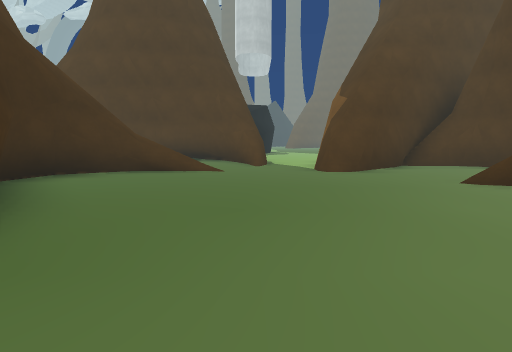
view 1 (above)

17 first-person views from a walk through a 3-D level made in the Unity game engine. The camera is 1.2 m above the floor, tilts 6° down and sees 75° across. The floor is counted in squares, 2 m on a side. Each view is taken from the middle of a square. On the plan, view 1 faces up. The plan holds only what a view shows up to about 10 squares ahead; the rest is blank. The place goes on beyond the plan. The player is left out. Some animated figures are not drawn. Some surface patterns are stand-ins.

view 2
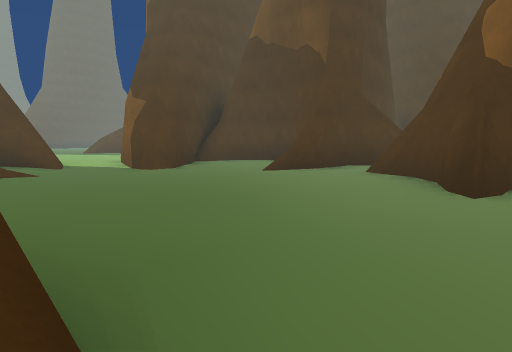

view 3
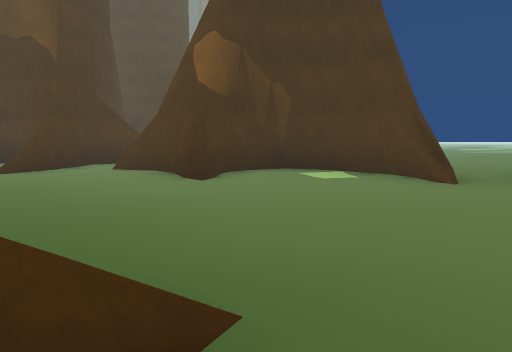

view 4
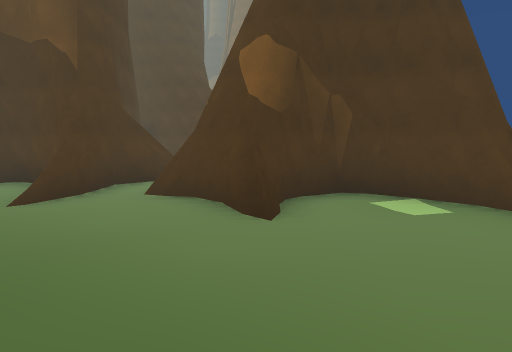

view 5
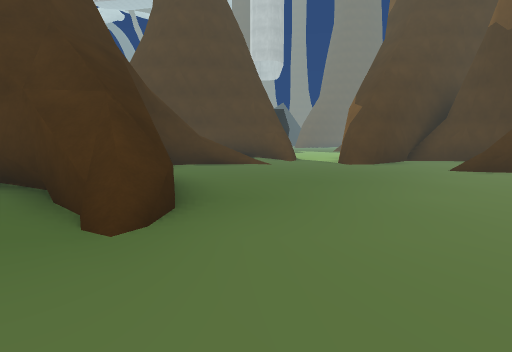

view 6
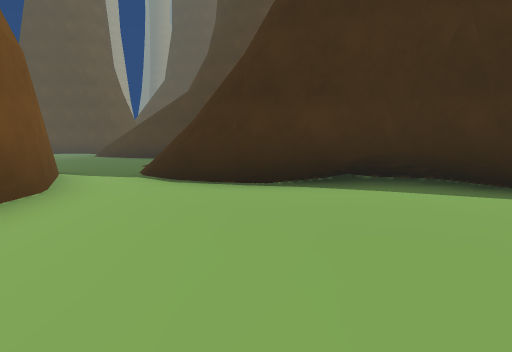

view 7
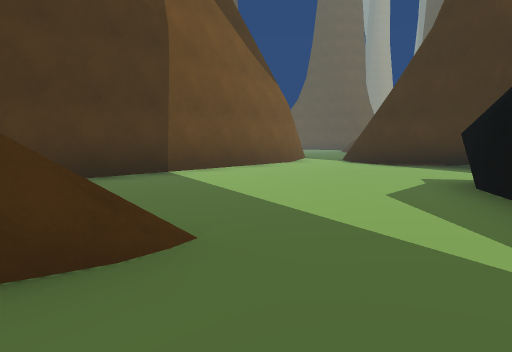

view 8
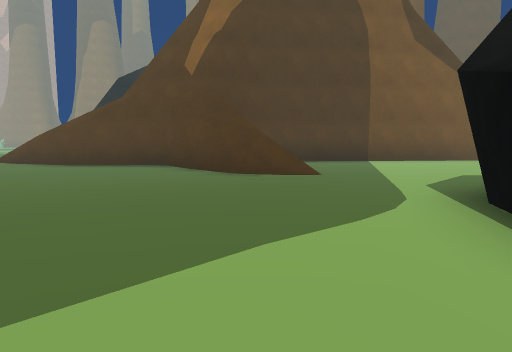

view 9
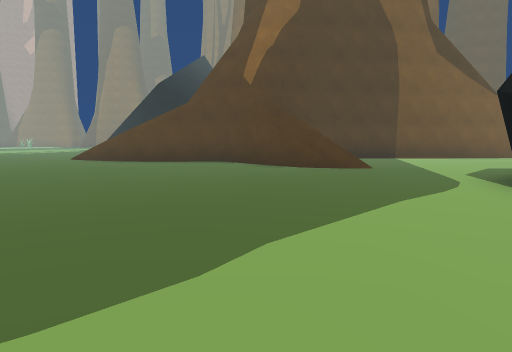

view 10
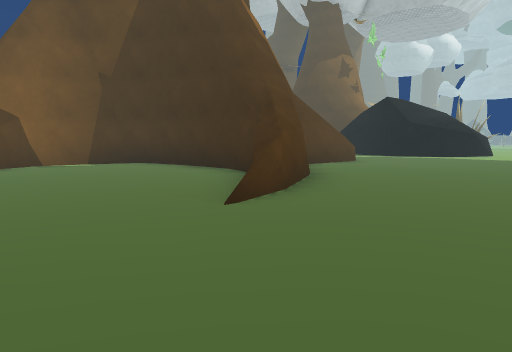

view 11
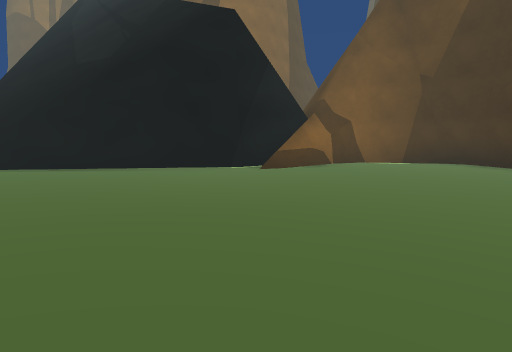

view 12
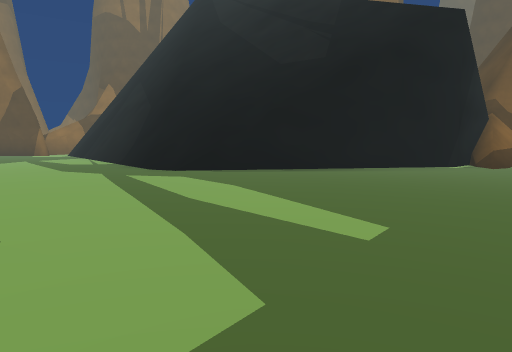

view 13
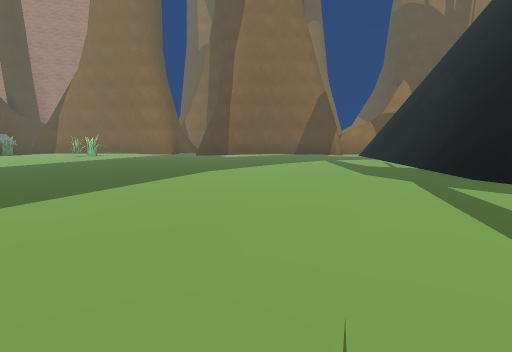

view 14
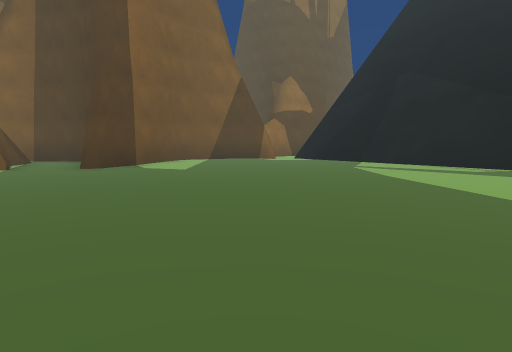

view 15
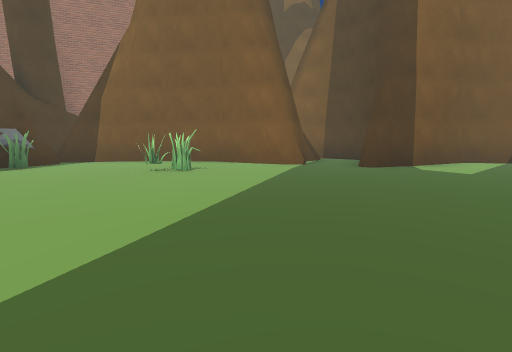

view 16
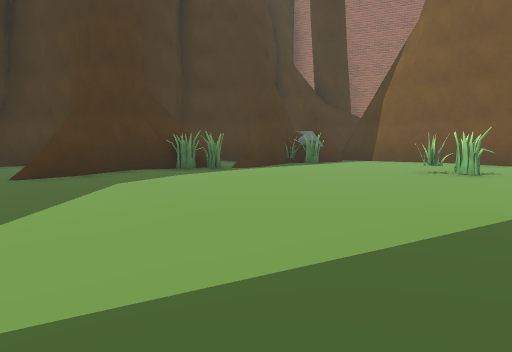

view 17
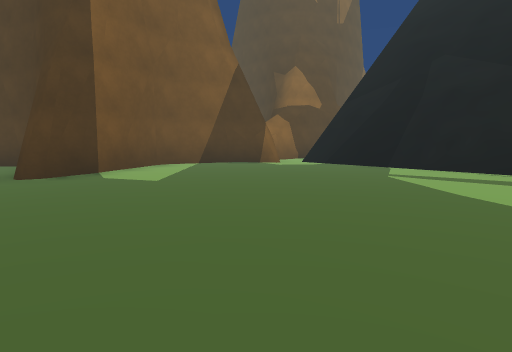

### Floor plan
Key: @ floor where view 1 was taken; # wall or solid block; . floor; / step, stairs or slope; = window, fence, low wall or low ledge; ^ raised ledge; v drop or lower ground; O other object.
Columns run from 3 left of view 1 to 41 right of it. Each row starts with its distance up from view 1.
 24    .....                           ..=##
 23    ................    .          .....##
 22    .................  .......    ......O###
 21    .....................................=##
 20     .........#^..........................OOO
 19    #........##............................##
 18    #....#####.........................O....##
 17    #...^    #.........................O...##
 16    #....    #...../../////...............##
 15    #..... ###..../#///////#............###
 14   .......#  ###.## ///////##..........##
 13  #......##    ###   //////v#.......##.#
 12  #.....##                /v##......# .#
 11  ##...##                 /vv##.....#####
 10   ##..##                  vv ##...##
  9    #.###                  vv  #.###
  8     .#####
  7 #^=..#...#
  6 #........#
  5 ........##
  4 #.....=###
  3 #......####
  2 =#.....#
  1 //...=##
  0 ./.@...#
 -1  ......#
 -2   .....#

Positions as (right, up) in squares from view 1, and headings:
1: (0, 0), facing up
2: (-2, 0), facing up-right
3: (-3, 0), facing right
4: (-2, 1), facing right
5: (-1, -2), facing up
6: (3, 14), facing down-left
7: (3, 19), facing down
8: (0, 22), facing down-right
9: (0, 24), facing down-right
10: (14, 23), facing down-left
11: (15, 23), facing down
12: (20, 23), facing down
13: (21, 22), facing down-right
14: (29, 21), facing down
15: (29, 21), facing down-right
16: (29, 21), facing right
17: (29, 19), facing down
